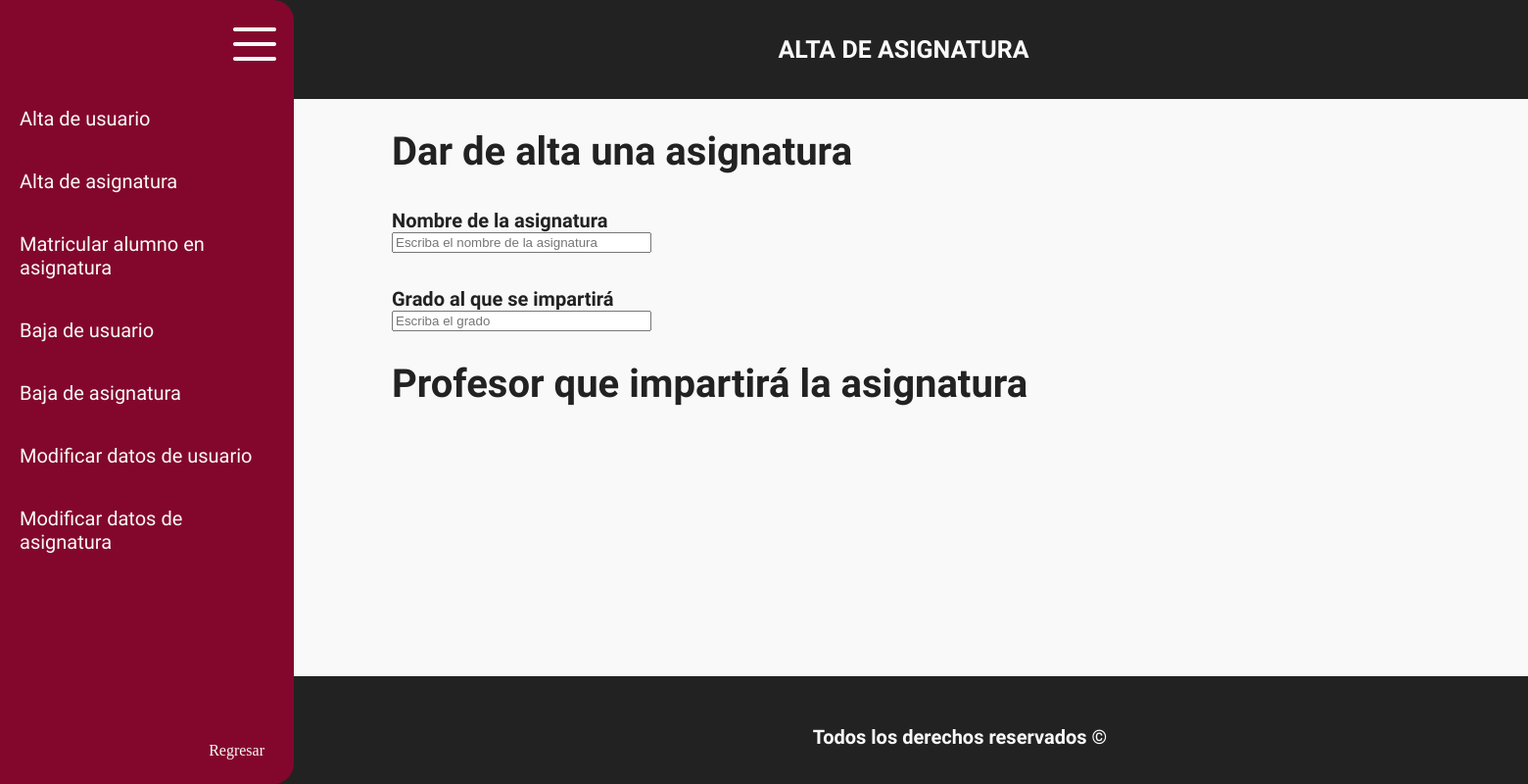
The app's page /Alta_Admin/Alta_Asignatura.php, older data.
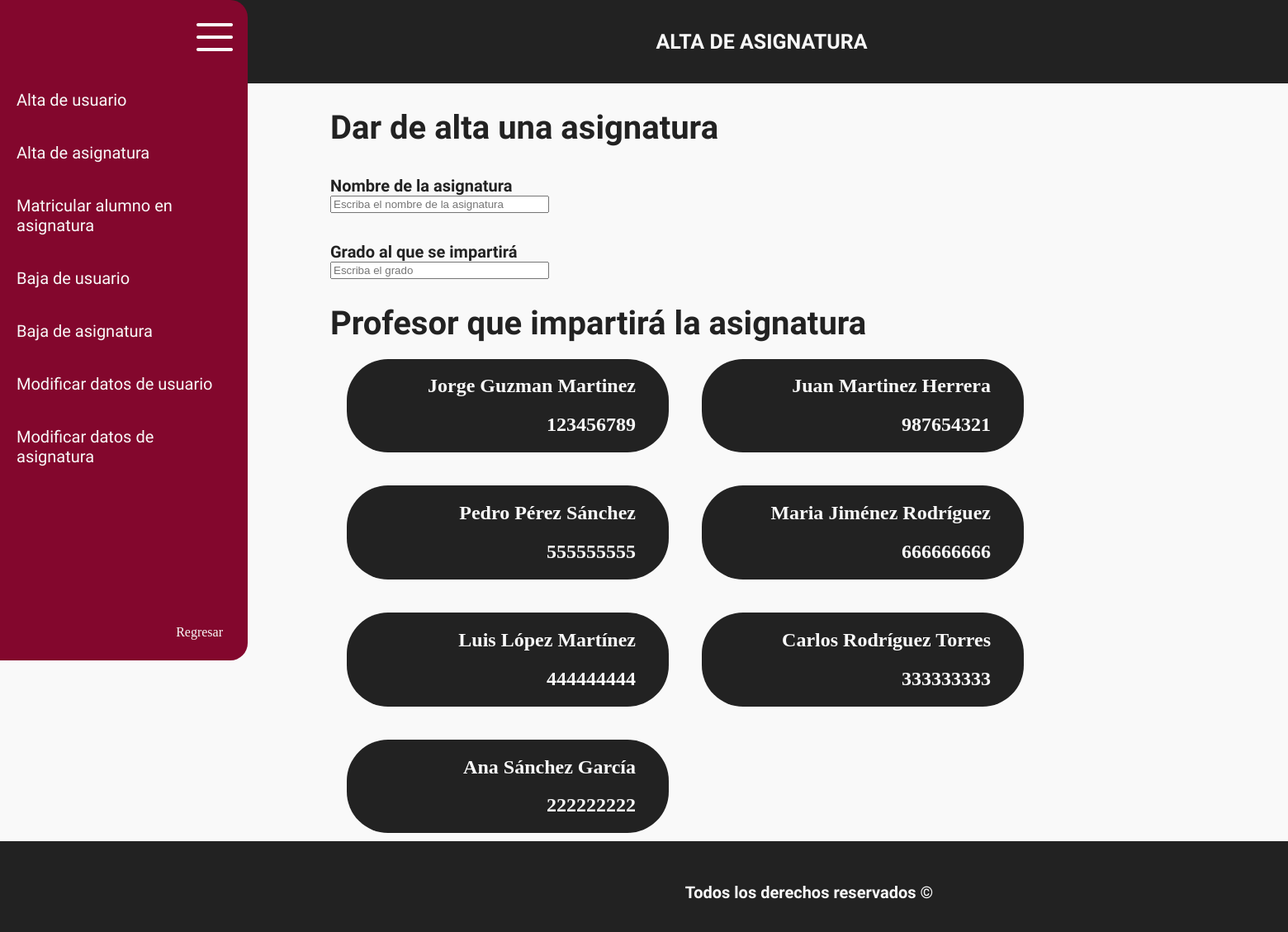
The same page, newer data.
### tables this page shows
CREATE TABLE Profesor (
  Id_Profesor INT AUTO_INCREMENT PRIMARY KEY,
  Matricula_Profesor VARCHAR(255) NOT NULL UNIQUE,
  Contraseña VARCHAR(255) NOT NULL,
  Nombre VARCHAR(255) NOT NULL,
  Apellido_Paterno VARCHAR(255) NOT NULL,
  Apellido_Materno VARCHAR(255) NOT NULL,
  Fecha_Nacimiento DATE NOT NULL,
  Telefono VARCHAR(255) NOT NULL,
  Correo VARCHAR(255) NOT NULL
);

### conexion.php (called while the page is built, shortened)
<?php
class Conexion
{
	private $host = 'Localhost';
	private $usuario = 'root';
	private $password = '';
	private $base = 'escuela';
	public $sentencia;
	private $conexion;
	private function abrir_conexion(){
		$this->conexion = new mysqli($this->host,$this->usuario,$this->password,$this->base);
	}
	public function obtener_sentencia(){
		$result = $this->conexion->query($this->sentencia);
		return $result;
	}
}
?>

### contacto.php (called while the page is built, shortened)
<?php
include ("conexion.php");
class Contacto extends Conexion
{
	public function consultar(){
		$this->sentencia = "SELECT * FROM Profesor;";
		$resultado = $this->obtener_sentencia();
		return $resultado;
	}
}
?>

### Alta_Admin/Alta_Asignatura.php (the view, shortened to what this page needs)
<!DOCTYPE html>
<html lang="en">
<head>
    <link rel="stylesheet" href="../Style/style_alta_asignatura.css">
</head>
<body class="body">
    <nav>
        <div class="Menu">
            <div class="btn-desplegar">
                <img class="img-menu" src="../img/menu.png" width="50px" height="50px">
            </div>
            <a href="../Alta_Admin/Alta_Usuario.php">
                <div class="opccionesMenu">
                    <li class="text-opcciones">Alta de usuario</li>
                </div>
            </a>
            <a href="../Alta_Admin/Alta_Asignatura.php">
                <div class="opccionesMenu">
                    <li class="text-opcciones">Alta de asignatura</li>
                </div>
            </a>
            <a href="../Matricular_Admin/Matricualar_Alumno.php">
                <div class="opccionesMenu">
                    <li class="text-opcciones">Matricular alumno en asignatura</li>
                </div>
            </a>
            <a href="../Baja_Admin/Baja_Usuario.php">
                <div class="opccionesMenu">
                    <li class="text-opcciones">Baja de usuario</li>
                </div>
            </a>
            <a href="../Baja_Admin/Baja_Asignatura.php">
                <div class="opccionesMenu">
                    <li class="text-opcciones">Baja de asignatura</li>
                </div>
            </a>
            <a href="../Modificacion_Admin/Modificar_Usuario.php">
                <div class="opccionesMenu">
                    <li class="text-opcciones">Modificar datos de usuario</li>
                </div>
            </a>
            <a href="../Modificacion_Admin/Modificar_Asignatura.php">
                <div class="opccionesMenu">
                    <li class="text-opcciones">Modificar datos de asignatura</li>
                </div>
            </a>
            <a class="btn-regresar" href="../index.php">
                <div >
                    <li class="text-regresar">Regresar</li>
                </div>
            </a>
        </div>
    </nav>
    <section>
        <div class="titulo">
            <h1 class="text-titulo">ALTA DE ASIGNATURA</h1>
        </div>
        <div class="subtitulo_alta_asignatura">
            <h1 class="text_subtitulo_alta_asignatura">Dar de alta una asignatura</h1>
        </div>
        <div class="form_nombre_asignatura">
            <h2 class="text_form_nombre_asignatura">Nombre de la asignatura</h2>
            <input type="text" name="nombre_asignatura" placeholder="Escriba el nombre de la asignatura" size="30">
        </div>
        <div class="form_grado">
            <h2 class="text_form_grado">Grado al que se impartirá</h2>
            <input type="text" name="grado" placeholder="Escriba el grado" size="30">
        </div>
        <div class="subtitulo_profesor">
            <h1 class="text_subtitulo_profesor">Profesor que impartirá la asignatura</h1>
        </div>
        <?php
            require_once("../contacto.php");
            $obj = new Contacto();
            $resultado = $obj->consultar();
        ?>
        <div class="limit_profesores">
            <?php
                while($profesor = $resultado->fetch_assoc()){
                    echo "<div class='form_profesor'>";
                    echo "<h2 class='text_form_profesor'>". $profesor["Nombre"] ." ";
                    echo $profesor["Apellido_Paterno"];
                    echo $profesor["Apellido_Materno"];
                    echo "</h2>";
                    echo "<h2 class='text_form_profesor'>". $profesor["Matricula_Profesor"] ."</h2>";
                    echo "</div>";
                }
            ?>
        </div>
    </section>
    <footer>
        <div class="footer">
            <h3 class="text-footer">Todos los derechos reservados &copy;</h3>
        </div>
    </footer>
</body>
</html>

### Style/style_alta_asignatura.css (style rules this page uses)
a { text-decoration: none; color: #f9f9f9; }
.form_profesor { position: relative; margin: 20px; float: inline-start; background: #222222; color: #f9f9f9; width: 350px; text-align: right; padding-right: 40px; border-radius: 50px; }
.limit_profesores { float: left; margin-left: 400px; margin-bottom: 100px; width: 900px; height: auto; border-radius: 10px; padding: 0px; }
.body { background: #f9f9f9; margin: 0px; height: 100%; padding: 0px; }
.Menu { background: #83072d; display: flex; flex-direction: column; float: left; border-top-right-radius: 21px; border-bottom-right-radius: 21px; border-top-left-radius: 0px; border-bottom-left-radius: 0px; position: fixed; top: 0px; left: 0px; width: 300px; height: 100vh; z-index: 100; }
.btn-desplegar { padding-left: 235px; padding-bottom: 15px; padding-top: 20px; border-top-right-radius: 21px; }
.opccionesMenu { background: none; padding: 20px; transition: transform .5s; }
.text-opcciones { color: #f9f9f9; list-style-type: none; font-family: "Sen"; font-size: 20px; }
.btn-regresar { display: inline-block; width: fit-content; padding: 10px; margin-left: auto; margin-right: 20px; margin-bottom: 15px; border-radius: 10px; text-align: right; margin-top: auto; list-style-type: none; transition: transform 0.5s; }
.titulo { background-color: #222222; margin: 0px; padding: 15px; padding-left: 300px; }
.text-titulo { color: #f9f9f9; font-family: "Sen"; font-size: 25px; text-align: center; }
.subtitulo_alta_asignatura { padding-top: 30px; padding-left: 400px; }
.text_subtitulo_alta_asignatura { margin: 0px; font-family: "Sen"; font-size: 40px; color: #222222; }
.form_grado { padding-left: 400px; padding-top: 35px; padding-right: 400px; float: left; }
.text_form_grado { margin: 0px; font-family: "Sen"; font-size: 20px; color: #222222; }
.subtitulo_profesor { padding-top: 30px; padding-left: 400px; padding-right: 800px; width: 780px; float: left; }
.text_subtitulo_profesor { margin: 0px; font-family: "Sen"; font-size: 40px; color: #222222; }
.footer { position: fixed; left: 0; bottom: 0; width: 100%; height: 50px; background-color: #222222; padding: 30px; padding-left: 200px; }
.text-footer { font-family: "Sen"; font-size: 20px; color: #f9f9f9; text-align: center; }
.form_nombre_asignatura { padding-left: 400px; padding-top: 35px; padding-right: 1000px; float: left; }
.text_form_nombre_asignatura { margin: 0px; font-family: "Sen"; font-size: 20px; color: #222222; }

Row changes from the older to the newer data that the page shows:
added profesor: Nombre "Jorge", Apellido_Paterno "Guzman", Apellido_Materno "Martinez", Matricula_Profesor "123456789"
added profesor: Nombre "Juan", Apellido_Paterno "Martinez", Apellido_Materno "Herrera", Matricula_Profesor "987654321"
added profesor: Nombre "Pedro", Apellido_Paterno "Pérez", Apellido_Materno "Sánchez", Matricula_Profesor "555555555"
added profesor: Nombre "Maria", Apellido_Paterno "Jiménez", Apellido_Materno "Rodríguez", Matricula_Profesor "666666666"
added profesor: Nombre "Luis", Apellido_Paterno "López", Apellido_Materno "Martínez", Matricula_Profesor "444444444"
added profesor: Nombre "Carlos", Apellido_Paterno "Rodríguez", Apellido_Materno "Torres", Matricula_Profesor "333333333"
added profesor: Nombre "Ana", Apellido_Paterno "Sánchez", Apellido_Materno "García", Matricula_Profesor "222222222"
